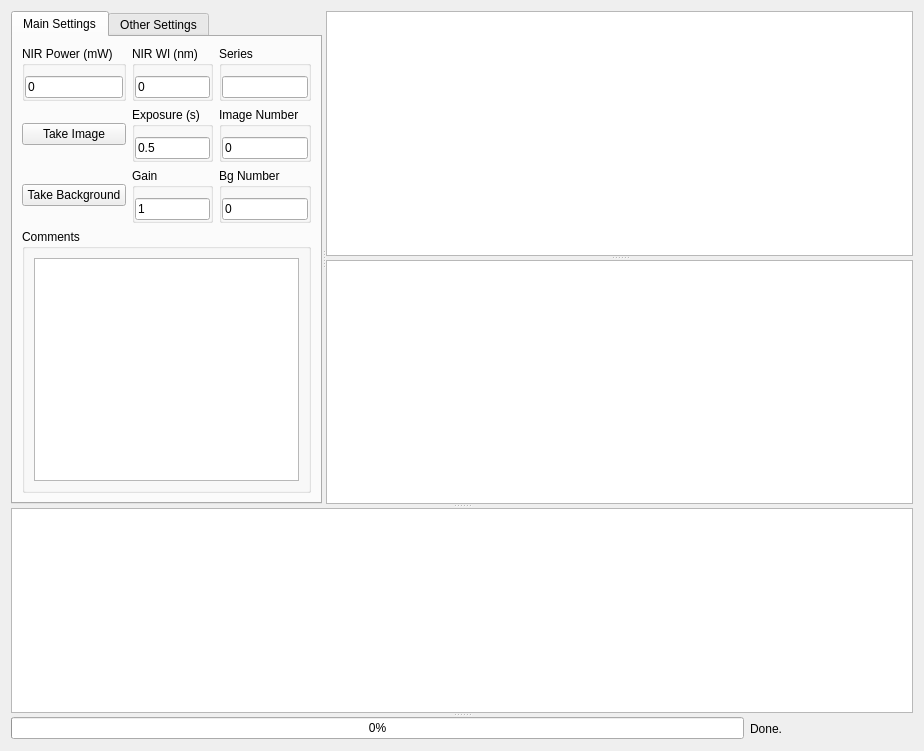
<?xml version="1.0" encoding="UTF-8"?>
<ui version="4.0">
 <class>PL</class>
 <widget class="QWidget" name="PL">
  <property name="geometry">
   <rect>
    <x>0</x>
    <y>0</y>
    <width>924</width>
    <height>751</height>
   </rect>
  </property>
  <property name="windowTitle">
   <string>Form</string>
  </property>
  <layout class="QVBoxLayout" name="verticalLayout">
   <item>
    <widget class="QSplitter" name="splitterAll">
     <property name="orientation">
      <enum>Qt::Vertical</enum>
     </property>
     <widget class="QSplitter" name="splitterTop">
      <property name="orientation">
       <enum>Qt::Horizontal</enum>
      </property>
      <widget class="QTabWidget" name="tabWidget_3">
       <property name="sizePolicy">
        <sizepolicy hsizetype="Expanding" vsizetype="Expanding">
         <horstretch>1</horstretch>
         <verstretch>0</verstretch>
        </sizepolicy>
       </property>
       <property name="currentIndex">
        <number>0</number>
       </property>
       <widget class="QWidget" name="tab_3">
        <attribute name="title">
         <string>Main Settings</string>
        </attribute>
        <layout class="QHBoxLayout" name="horizontalLayout_49">
         <item>
          <layout class="QVBoxLayout" name="verticalLayout_9" stretch="0,1">
           <item>
            <layout class="QGridLayout" name="gridLayout" columnstretch="1,0,0">
             <item row="0" column="2">
              <widget class="QGroupBox" name="groupBox_42">
               <property name="title">
                <string>Series</string>
               </property>
               <property name="flat">
                <bool>true</bool>
               </property>
               <property name="checkable">
                <bool>false</bool>
               </property>
               <layout class="QGridLayout" name="gridLayout_12">
                <property name="leftMargin">
                 <number>0</number>
                </property>
                <property name="topMargin">
                 <number>10</number>
                </property>
                <property name="rightMargin">
                 <number>0</number>
                </property>
                <property name="bottomMargin">
                 <number>0</number>
                </property>
                <property name="spacing">
                 <number>0</number>
                </property>
                <item row="0" column="0">
                 <widget class="QLineEdit" name="tCCDSeries">
                  <property name="toolTip">
                   <string>NIRP, NIRW, FELF, FELP, SLITS, SPECL</string>
                  </property>
                  <property name="statusTip">
                   <string/>
                  </property>
                  <property name="whatsThis">
                   <string/>
                  </property>
                  <property name="accessibleName">
                   <string/>
                  </property>
                  <property name="accessibleDescription">
                   <string/>
                  </property>
                  <property name="inputMethodHints">
                   <set>Qt::ImhNone</set>
                  </property>
                  <property name="text">
                   <string/>
                  </property>
                 </widget>
                </item>
               </layout>
              </widget>
             </item>
             <item row="0" column="0">
              <widget class="QGroupBox" name="groupBox_4">
               <property name="title">
                <string>NIR Power (mW)</string>
               </property>
               <property name="flat">
                <bool>true</bool>
               </property>
               <property name="checkable">
                <bool>false</bool>
               </property>
               <layout class="QGridLayout" name="gridLayout_3">
                <property name="leftMargin">
                 <number>0</number>
                </property>
                <property name="topMargin">
                 <number>10</number>
                </property>
                <property name="rightMargin">
                 <number>0</number>
                </property>
                <property name="bottomMargin">
                 <number>0</number>
                </property>
                <property name="spacing">
                 <number>0</number>
                </property>
                <item row="0" column="0">
                 <widget class="QFNumberEdit" name="tCCDNIRP">
                  <property name="text">
                   <string>0</string>
                  </property>
                 </widget>
                </item>
               </layout>
              </widget>
             </item>
             <item row="4" column="0">
              <widget class="QPushButton" name="bCCDBack">
               <property name="text">
                <string>Take Background</string>
               </property>
              </widget>
             </item>
             <item row="4" column="1">
              <widget class="QGroupBox" name="groupBox_35">
               <property name="title">
                <string>Gain</string>
               </property>
               <property name="flat">
                <bool>true</bool>
               </property>
               <layout class="QHBoxLayout" name="horizontalLayout_33">
                <property name="leftMargin">
                 <number>0</number>
                </property>
                <property name="topMargin">
                 <number>10</number>
                </property>
                <property name="rightMargin">
                 <number>0</number>
                </property>
                <property name="bottomMargin">
                 <number>0</number>
                </property>
                <item>
                 <widget class="QINumberEdit" name="tEMCCDGain">
                  <property name="text">
                   <string>1</string>
                  </property>
                 </widget>
                </item>
               </layout>
              </widget>
             </item>
             <item row="4" column="2">
              <widget class="QGroupBox" name="groupBox_38">
               <property name="title">
                <string>Bg Number</string>
               </property>
               <property name="flat">
                <bool>true</bool>
               </property>
               <property name="checkable">
                <bool>false</bool>
               </property>
               <layout class="QGridLayout" name="gridLayout_8">
                <property name="leftMargin">
                 <number>0</number>
                </property>
                <property name="topMargin">
                 <number>10</number>
                </property>
                <property name="rightMargin">
                 <number>0</number>
                </property>
                <property name="bottomMargin">
                 <number>0</number>
                </property>
                <property name="spacing">
                 <number>0</number>
                </property>
                <item row="0" column="0">
                 <widget class="QINumberEdit" name="tCCDBGNum">
                  <property name="text">
                   <string>0</string>
                  </property>
                 </widget>
                </item>
               </layout>
              </widget>
             </item>
             <item row="3" column="0">
              <widget class="QPushButton" name="bCCDImage">
               <property name="text">
                <string>Take Image</string>
               </property>
              </widget>
             </item>
             <item row="3" column="1">
              <widget class="QGroupBox" name="groupBox_34">
               <property name="title">
                <string>Exposure (s)</string>
               </property>
               <property name="flat">
                <bool>true</bool>
               </property>
               <layout class="QHBoxLayout" name="horizontalLayout_32">
                <property name="leftMargin">
                 <number>0</number>
                </property>
                <property name="topMargin">
                 <number>10</number>
                </property>
                <property name="rightMargin">
                 <number>0</number>
                </property>
                <property name="bottomMargin">
                 <number>0</number>
                </property>
                <item>
                 <widget class="QFNumberEdit" name="tEMCCDExp">
                  <property name="text">
                   <string>0.5</string>
                  </property>
                 </widget>
                </item>
               </layout>
              </widget>
             </item>
             <item row="0" column="1">
              <widget class="QGroupBox" name="groupBox_36">
               <property name="title">
                <string>NIR Wl (nm)</string>
               </property>
               <property name="flat">
                <bool>true</bool>
               </property>
               <property name="checkable">
                <bool>false</bool>
               </property>
               <layout class="QGridLayout" name="gridLayout_6">
                <property name="leftMargin">
                 <number>0</number>
                </property>
                <property name="topMargin">
                 <number>10</number>
                </property>
                <property name="rightMargin">
                 <number>0</number>
                </property>
                <property name="bottomMargin">
                 <number>0</number>
                </property>
                <property name="spacing">
                 <number>0</number>
                </property>
                <item row="0" column="0">
                 <widget class="QFNumberEdit" name="tCCDNIRwavelength">
                  <property name="text">
                   <string>0</string>
                  </property>
                 </widget>
                </item>
               </layout>
              </widget>
             </item>
             <item row="3" column="2">
              <widget class="QGroupBox" name="groupBox_37">
               <property name="title">
                <string>Image Number</string>
               </property>
               <property name="flat">
                <bool>true</bool>
               </property>
               <property name="checkable">
                <bool>false</bool>
               </property>
               <layout class="QGridLayout" name="gridLayout_7">
                <property name="leftMargin">
                 <number>0</number>
                </property>
                <property name="topMargin">
                 <number>10</number>
                </property>
                <property name="rightMargin">
                 <number>0</number>
                </property>
                <property name="bottomMargin">
                 <number>0</number>
                </property>
                <property name="spacing">
                 <number>0</number>
                </property>
                <item row="0" column="0">
                 <widget class="QINumberEdit" name="tCCDImageNum">
                  <property name="text">
                   <string>0</string>
                  </property>
                 </widget>
                </item>
               </layout>
              </widget>
             </item>
            </layout>
           </item>
           <item>
            <widget class="QGroupBox" name="groupBox_46">
             <property name="title">
              <string>Comments</string>
             </property>
             <property name="flat">
              <bool>true</bool>
             </property>
             <layout class="QHBoxLayout" name="horizontalLayout_37">
              <item>
               <widget class="QTextEdit" name="tCCDComments"/>
              </item>
             </layout>
            </widget>
           </item>
          </layout>
         </item>
        </layout>
       </widget>
       <widget class="QWidget" name="tab_4">
        <attribute name="title">
         <string>Other Settings</string>
        </attribute>
        <layout class="QHBoxLayout" name="horizontalLayout_52">
         <item>
          <layout class="QGridLayout" name="gridLayout_17">
           <item row="1" column="0">
            <widget class="QGroupBox" name="groupBox_2">
             <property name="title">
              <string>Sample Temp</string>
             </property>
             <property name="flat">
              <bool>true</bool>
             </property>
             <layout class="QHBoxLayout" name="horizontalLayout_44">
              <property name="leftMargin">
               <number>0</number>
              </property>
              <property name="topMargin">
               <number>10</number>
              </property>
              <property name="rightMargin">
               <number>0</number>
              </property>
              <property name="bottomMargin">
               <number>0</number>
              </property>
              <item>
               <widget class="QLineEdit" name="tCCDSampleTemp"/>
              </item>
             </layout>
            </widget>
           </item>
           <item row="1" column="3">
            <widget class="QGroupBox" name="groupBox_44">
             <property name="title">
              <string>Ymax</string>
             </property>
             <property name="flat">
              <bool>true</bool>
             </property>
             <property name="checkable">
              <bool>false</bool>
             </property>
             <layout class="QGridLayout" name="gridLayout_14">
              <property name="leftMargin">
               <number>0</number>
              </property>
              <property name="topMargin">
               <number>10</number>
              </property>
              <property name="rightMargin">
               <number>0</number>
              </property>
              <property name="bottomMargin">
               <number>0</number>
              </property>
              <property name="spacing">
               <number>0</number>
              </property>
              <item row="0" column="0">
               <widget class="QLineEdit" name="tCCDYMax">
                <property name="text">
                 <string>400</string>
                </property>
               </widget>
              </item>
             </layout>
            </widget>
           </item>
           <item row="0" column="3">
            <widget class="QGroupBox" name="groupBox_45">
             <property name="title">
              <string>Slits</string>
             </property>
             <property name="flat">
              <bool>true</bool>
             </property>
             <property name="checkable">
              <bool>false</bool>
             </property>
             <layout class="QGridLayout" name="gridLayout_15">
              <property name="leftMargin">
               <number>0</number>
              </property>
              <property name="topMargin">
               <number>10</number>
              </property>
              <property name="rightMargin">
               <number>0</number>
              </property>
              <property name="bottomMargin">
               <number>0</number>
              </property>
              <property name="spacing">
               <number>0</number>
              </property>
              <item row="0" column="0">
               <widget class="QLineEdit" name="tCCDSlits">
                <property name="text">
                 <string>0</string>
                </property>
               </widget>
              </item>
             </layout>
            </widget>
           </item>
           <item row="1" column="2">
            <widget class="QGroupBox" name="groupBox_43">
             <property name="title">
              <string>Ymin</string>
             </property>
             <property name="flat">
              <bool>true</bool>
             </property>
             <property name="checkable">
              <bool>false</bool>
             </property>
             <layout class="QGridLayout" name="gridLayout_13">
              <property name="leftMargin">
               <number>0</number>
              </property>
              <property name="topMargin">
               <number>10</number>
              </property>
              <property name="rightMargin">
               <number>0</number>
              </property>
              <property name="bottomMargin">
               <number>0</number>
              </property>
              <property name="spacing">
               <number>0</number>
              </property>
              <item row="0" column="0">
               <widget class="QLineEdit" name="tCCDYMin">
                <property name="text">
                 <string>0</string>
                </property>
               </widget>
              </item>
             </layout>
            </widget>
           </item>
           <item row="2" column="0">
            <spacer name="verticalSpacer_4">
             <property name="orientation">
              <enum>Qt::Vertical</enum>
             </property>
             <property name="sizeHint" stdset="0">
              <size>
               <width>20</width>
               <height>40</height>
              </size>
             </property>
            </spacer>
           </item>
          </layout>
         </item>
        </layout>
       </widget>
      </widget>
      <widget class="QSplitter" name="splitterImages">
       <property name="sizePolicy">
        <sizepolicy hsizetype="Preferred" vsizetype="Expanding">
         <horstretch>10</horstretch>
         <verstretch>0</verstretch>
        </sizepolicy>
       </property>
       <property name="orientation">
        <enum>Qt::Vertical</enum>
       </property>
       <widget class="GraphicsLayoutWidget" name="gCCDImage">
        <property name="sizePolicy">
         <sizepolicy hsizetype="Expanding" vsizetype="Preferred">
          <horstretch>1</horstretch>
          <verstretch>1</verstretch>
         </sizepolicy>
        </property>
       </widget>
       <widget class="GraphicsLayoutWidget" name="gCCDBack">
        <property name="sizePolicy">
         <sizepolicy hsizetype="Expanding" vsizetype="Preferred">
          <horstretch>1</horstretch>
          <verstretch>1</verstretch>
         </sizepolicy>
        </property>
       </widget>
      </widget>
     </widget>
     <widget class="PlotWidget" name="gCCDBin"/>
     <widget class="QWidget" name="layoutWidget">
      <layout class="QHBoxLayout" name="horizontalLayout_34" stretch="9,1,1">
       <property name="bottomMargin">
        <number>0</number>
       </property>
       <item>
        <widget class="QProgressBar" name="pCCD">
         <property name="value">
          <number>0</number>
         </property>
        </widget>
       </item>
       <item>
        <widget class="QLabel" name="lCCDProg">
         <property name="text">
          <string>Done.</string>
         </property>
        </widget>
       </item>
       <item>
        <spacer name="horizontalSpacer_3">
         <property name="orientation">
          <enum>Qt::Horizontal</enum>
         </property>
         <property name="sizeHint" stdset="0">
          <size>
           <width>40</width>
           <height>20</height>
          </size>
         </property>
        </spacer>
       </item>
      </layout>
     </widget>
    </widget>
   </item>
  </layout>
 </widget>
 <customwidgets>
  <customwidget>
   <class>QINumberEdit</class>
   <extends>QLineEdit</extends>
   <header>InstsAndQt.customQt</header>
  </customwidget>
  <customwidget>
   <class>QFNumberEdit</class>
   <extends>QLineEdit</extends>
   <header>InstsAndQt.customQt</header>
  </customwidget>
  <customwidget>
   <class>PlotWidget</class>
   <extends>QGraphicsView</extends>
   <header>pyqtgraph</header>
  </customwidget>
  <customwidget>
   <class>GraphicsLayoutWidget</class>
   <extends>QGraphicsView</extends>
   <header>pyqtgraph</header>
  </customwidget>
 </customwidgets>
 <resources/>
 <connections/>
</ui>
